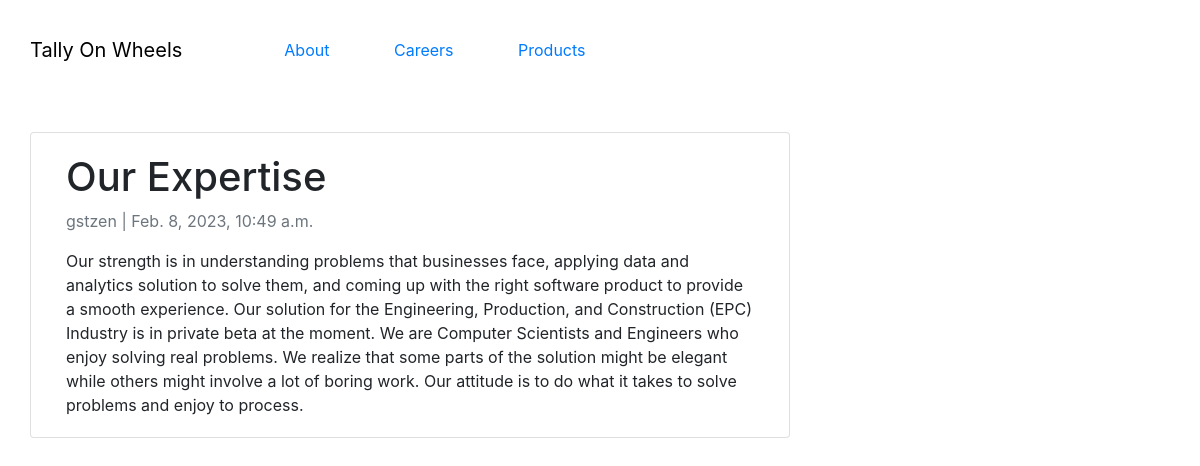
/Our_Expertise/, run on the app's committed database.
### Blog/models.py (models this page shows, shortened)
class Post(models.Model):
    title = models.CharField(max_length=200, unique=True)
    slug = models.SlugField(max_length=200, unique=True)
    author = models.ForeignKey(User, on_delete= models.CASCADE,related_name='blog_posts')
    updated_on = models.DateTimeField(auto_now= True)
    content = models.TextField()
    created_on = models.DateTimeField(auto_now_add=True)
    status = models.IntegerField(choices=STATUS, default=0)
    class Meta:
        ordering = ['-created_on']

### Blog/views.py (the view)
# urls.py: path('<slug:slug>/', views.Post_detail.as_view(), name='post_detail'),
class Post_detail(generic.DetailView):
    model = Post
    template_name = 'post_detail.html'

### templates/post_detail.html
{% extends "base.html" %}
{% block content %}
<div class="container">
  <div class="row">
    <div class="col-md-8 card mb-4  mt-3 left  top">
      <div class="card-body">
        <h1>{% block title %} {{ object.title }} {% endblock title %}</h1>
        <p class=" text-muted">{{ post.author }} | {{ post.created_on }}</p>
        <p class="card-text ">{{ object.content | safe }}</p>
      </div>
    </div>
  </div>
</div>
{% endblock content %}

### data on the page
Post: title "Our Expertise", author "gstzen", created_on "Feb. 8, 2023, 10:49 a.m.", content "Our strength is in understanding problems that businesses face, applying data and analytics solution to solve them, and coming up with the right software product to provide a smooth experience. Our solution for the Engineering, Production, and Construction (EPC) Industry is in private beta at the moment. We are Computer Scientists and Engineers who enjoy solving real problems. We realize that some parts of the solution might be elegant while others might involve a lot of boring work. Our attitude is to do what it takes to solve problems and enjoy to process."
